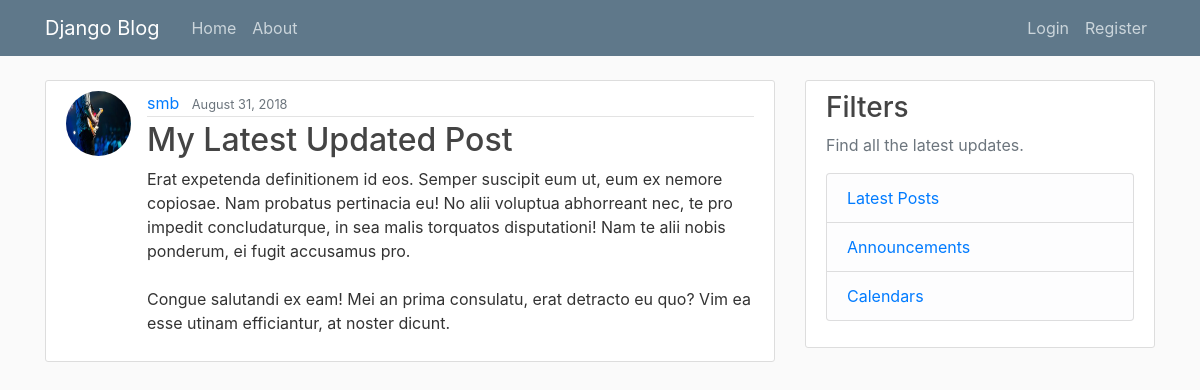
The page /post/30/ on the database its author committed.
### blog/models.py (models this page shows, shortened)
class Post(models.Model):
    title = models.CharField(max_length=100)
    content = models.TextField()
    date_posted = models.DateTimeField(default=timezone.now)
    author = models.ForeignKey(User, on_delete=models.CASCADE)

### users/models.py (models this page shows, shortened)
class Profile(models.Model):
    user = models.OneToOneField(User, on_delete=models.CASCADE)
    image = models.ImageField(default='default.jpg', upload_to='profile_pics')

### blog/views.py (the view)
# urls.py: path('post/<int:pk>/', PostDetailView.as_view(), name='post-detail'),
class PostDetailView(DetailView):
    model = Post

### blog/templates/blog/post_detail.html (shortened to what this page needs)
{% extends "blog/base.html" %}
{% block content %}
<article class="media content-section">
  <img class="rounded-circle article-img" src="{{ object.author.profile.image.url }}" alt="author-prof-image">
  <div class="media-body">
    <div class="article-metadata">
      <a class="mr-2" href="{% url 'user-posts' object.author.username %}">{{ object.author }}</a>
      <small class="text-muted">{{ object.date_posted|date:"F d, Y" }}</small>
    </div>
    <h2 class="article-title">{{ object.title }}</h2>
    <p class="article-content">{{ object.content }}</p>
  </div>
</article>
{% endblock content %}

### blog/static/blog/main.css (style rules this page uses)
body { background: #fafafa; color: #333333; margin-top: 5rem; }
h1, h2, h3, h4, h5, h6 { color: #444444; }
.content-section { background: #ffffff; padding: 10px 20px; border: 1px solid #dddddd; border-radius: 3px; margin-bottom: 20px; }
.article-title { color: #444444; }
.article-content { white-space: pre-line; }
.article-img { height: 65px; width: 65px; margin-right: 16px; }
.article-metadata { padding-bottom: 1px; margin-bottom: 4px; border-bottom: 1px solid #e3e3e3 }

### rows shown on the page
Post: author.profile.image (picture), author "smb", date_posted "August 31, 2018", title "My Latest Updated Post", content "Erat expetenda definitionem id eos. Semper suscipit eum ut, eum ex nemore copiosae. Nam probatus pertinacia eu! No alii voluptua abhorreant nec, te pro impedit concludaturque, in sea malis torquatos disputationi! Nam te alii nobis ponderum, ei fugit accusamus pro. Congue salutandi ex eam! Mei an prima consulatu, erat detracto eu quo? Vim ea esse utinam efficiantur, at noster dicunt."
